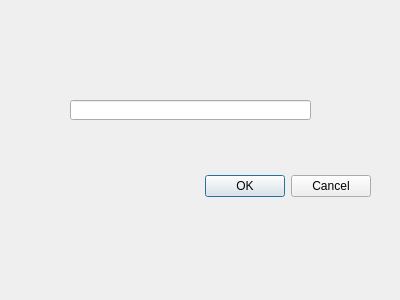
<?xml version="1.0" encoding="UTF-8"?>
<ui version="4.0">
 <class>Dialog</class>
 <widget class="QDialog" name="Dialog">
  <property name="geometry">
   <rect>
    <x>0</x>
    <y>0</y>
    <width>400</width>
    <height>300</height>
   </rect>
  </property>
  <property name="windowTitle">
   <string>Dialog</string>
  </property>
  <widget class="QDialogButtonBox" name="buttonBox">
   <property name="geometry">
    <rect>
     <x>30</x>
     <y>170</y>
     <width>341</width>
     <height>32</height>
    </rect>
   </property>
   <property name="orientation">
    <enum>Qt::Horizontal</enum>
   </property>
   <property name="standardButtons">
    <set>QDialogButtonBox::Cancel|QDialogButtonBox::Ok</set>
   </property>
  </widget>
  <widget class="QLineEdit" name="lineEdit">
   <property name="geometry">
    <rect>
     <x>70</x>
     <y>100</y>
     <width>241</width>
     <height>20</height>
    </rect>
   </property>
  </widget>
 </widget>
 <resources/>
 <connections>
  <connection>
   <sender>buttonBox</sender>
   <signal>accepted()</signal>
   <receiver>Dialog</receiver>
   <slot>accept()</slot>
   <hints>
    <hint type="sourcelabel">
     <x>248</x>
     <y>254</y>
    </hint>
    <hint type="destinationlabel">
     <x>157</x>
     <y>274</y>
    </hint>
   </hints>
  </connection>
  <connection>
   <sender>buttonBox</sender>
   <signal>rejected()</signal>
   <receiver>Dialog</receiver>
   <slot>reject()</slot>
   <hints>
    <hint type="sourcelabel">
     <x>316</x>
     <y>260</y>
    </hint>
    <hint type="destinationlabel">
     <x>286</x>
     <y>274</y>
    </hint>
   </hints>
  </connection>
 </connections>
</ui>
